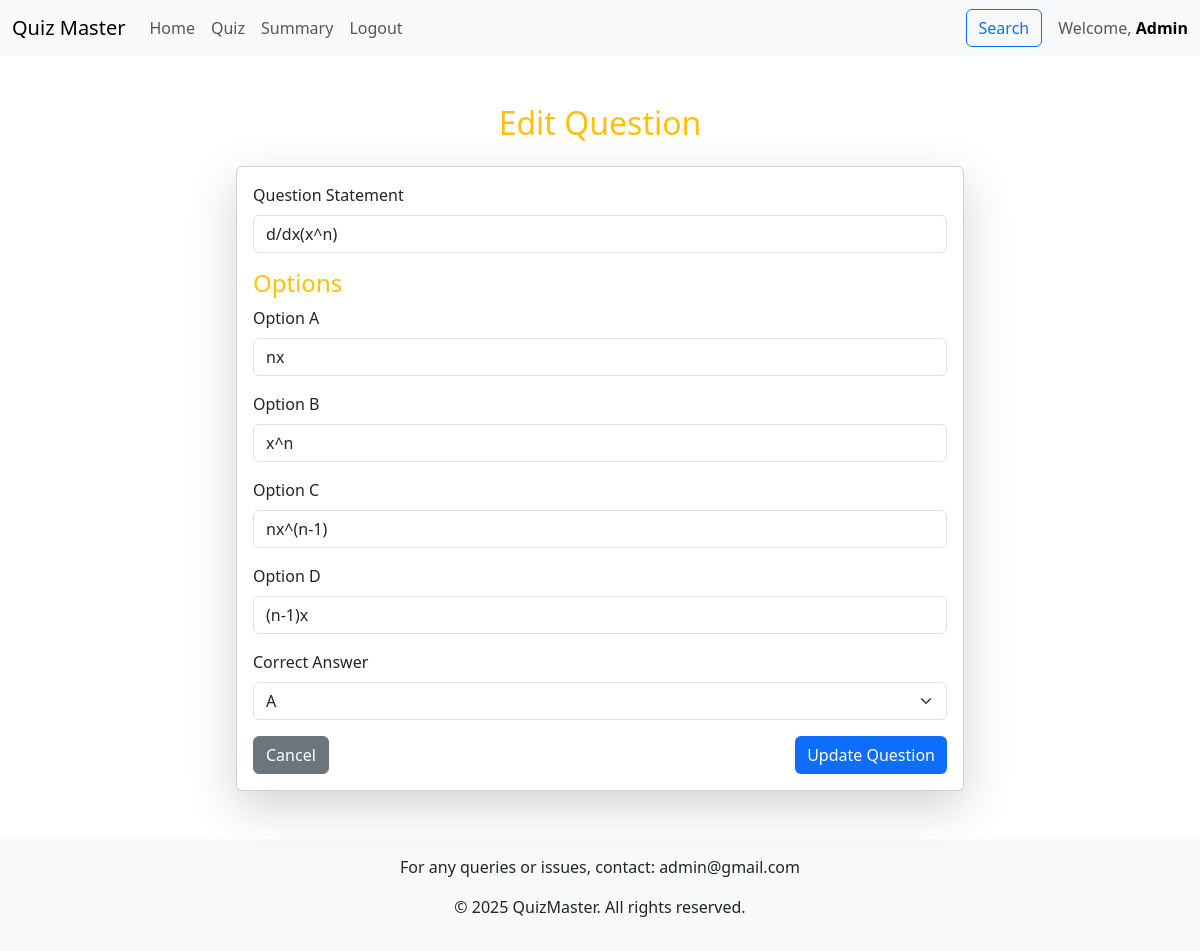
Page /dashboard/quiz_management/edit_question/1 (signed in) on the committed database.
### models.py (models this page shows, shortened)
class User(db.Model):
    id = db.Column(db.Integer, primary_key=True)
    username = db.Column(db.String(120), unique=True, nullable=False)
    password_hash = db.Column(db.String(120), nullable=False)
    full_name = db.Column(db.String(100))
    qualification = db.Column(db.String(100))
    dob = db.Column(db.Date)
    role = db.Column(db.Enum("user", "admin", name="user_roles"), default="user",)
    created_at = db.Column(db.DateTime, default=datetime.now(timezone.utc))
    scores = db.relationship('Score', backref='user', lazy=True, cascade="all, delete-orphan")

class Question(db.Model):
    id = db.Column(db.Integer, primary_key=True)
    quiz_id = db.Column(db.Integer, db.ForeignKey('quiz.id'), nullable=False)
    question_statement = db.Column(db.String(255), nullable=False, unique=True)
    option1 = db.Column(db.String(100), nullable=False)
    option2 = db.Column(db.String(100), nullable=False)
    option3 = db.Column(db.String(100), nullable=False)
    option4 = db.Column(db.String(100), nullable=False)
    correct_option = db.Column(db.String(100), nullable=False)

### controllers/controllers_admin.py (the view)
@app.route("/dashboard/quiz_management/edit_question/<int:question_id>", methods=["GET","POST"])
@auth_required
@auth_required_admin
def edit_question(question_id):
     user=User.query.get(session["user_id"])
     question=Question.query.filter_by(id=question_id).first()
     if request.method=="POST":
         question.question_statement=request.form.get("question_statement")
         question.option1=request.form.get("option1")
         question.option2=request.form.get("option2")
         question.option3=request.form.get("option3")
         question.option4=request.form.get("option4")
         question.correct_option=request.form.get("correct_option")
         db.session.commit()
         flash('Question updated successfully!', 'success')
         return redirect(request.referrer)
     else:
        return render_template("edit_question.html",user=user,question=question)

### controllers/controllers_admin.py (called while the page is built)
def auth_required(func):
    @wraps(func)
    def inner(*args, **kwargs):
        if "user_id" in session:
            return func(*args, **kwargs)
        else:
            flash("Please login to continue")
            return redirect(url_for("index"))
    return inner

def auth_required_admin(func):
    @wraps(func)
    def inner(*args, **kwargs):
        user=User.query.get(session["user_id"])
        if user.role=="admin":
            return func(*args, **kwargs)
        else:
            flash("Unauthorised")
            return redirect(url_for("dashboard"))
    return inner

### templates/edit_question.html (shortened to what this page needs)
{% extends "base.html" %}
{% block content %}
<div class="container mt-5 d-flex flex-column align-items-center">
    <div class="col-md-8">
        <h2 class="text-center text-warning mb-4">Edit Question</h2>
        <div class="card shadow-lg">
            <div class="card-body">
                <form action="{{ url_for('edit_question', question_id=question.id) }}" method="POST">
                    <div class="mb-3">
                        <label for="question_statement" class="form-label">Question Statement</label>
                        <input type="text" id="question_statement" name="question_statement"
                               class="form-control" value="{{ question.question_statement }}" required>
                    </div>
                    <h4 class="text-primary">Options</h4>
                    <div class="mb-3">
                        <label for="option1" class="form-label">Option A</label>
                        <input type="text" id="option1" name="option1" class="form-control"
                               value="{{ question.option1 }}" required>
                    </div>
                    <div class="mb-3">
                        <label for="option2" class="form-label">Option B</label>
                        <input type="text" id="option2" name="option2" class="form-control"
                               value="{{ question.option2 }}" required>
                    </div>
                    <div class="mb-3">
                        <label for="option3" class="form-label">Option C</label>
                        <input type="text" id="option3" name="option3" class="form-control"
                               value="{{ question.option3 }}" required>
                    </div>
                    <div class="mb-3">
                        <label for="option4" class="form-label">Option D</label>
                        <input type="text" id="option4" name="option4" class="form-control"
                               value="{{ question.option4 }}" required>
                    </div>
                    <div class="mb-3">
                        <label for="correct_option" class="form-label">Correct Answer</label>
                        <select id="correct_option" name="correct_option" class="form-select" required>
                            <option value="1" {% if question.correct_option == "A" %}selected{% endif %}>A</option>
                        </select>
                    </div>
                    <div class="d-flex justify-content-between">
                        <a href="{{ url_for('dashboard') }}" class="btn btn-secondary">Cancel</a>
                        <button type="submit" class="btn btn-primary">Update Question</button>
                    </div>
                </form>
            </div>
        </div>
    </div>
</div>
{% endblock %}

### templates/navbar.html (shortened to what this page needs)
<nav class="navbar navbar-expand-lg navbar-light bg-light">
    <div class="container-fluid">
        <a class="navbar-brand" href="/">Quiz Master</a>
        <div class="collapse navbar-collapse" id="navbarNav">
            <ul class="navbar-nav me-auto">
                {% if 'user_id' in session %}
                <li class="nav-item">
                    <a class="nav-link" href="/dashboard">Home</a>
                </li>
                {% if user.role=="user" %}
                <li class="nav-item">
                    <a class="nav-link" href="/dashboard/scores/{{user.id}}">Scores</a>
                </li>
                {% else %}
                <li class="nav-item">
                    <a class="nav-link" href="/dashboard/quiz_management">Quiz</a>
                </li>
                {% endif %}
                <li class="nav-item">
                    <a class="nav-link" href="/summary">Summary</a>
                </li>
                <li class="nav-item">
                    <a class="nav-link" href="/logout">Logout</a>
                </li>
                {% endif %}
            </ul>
            {% if 'user_id' in session %}
            <div class="d-flex align-items-center">
                <a class="nav-link me-3" href="/search">
                    <button class="btn btn-outline-primary">Search</button>
                </a>
                <span class="navbar-text">
                    Welcome, <a class="fw-bold text-decoration-none" href="/profile">{{ user.role | capitalize }}</a>
                </span>
            </div>
            {% endif %}
        </div>
    </div>
</nav>

### static/styles/styles.css (style rules this page uses)
.card { transition: transform 0.2s ease; }
.btn-primary { border: none; transition: all 0.3s ease; }
.text-primary { color: #FFC107 !important; }

### rows in the picture
User: role "Admin"
Question: question_statement "d/dx(x^n)", option1 "nx", option2 "x^n", option3 "nx^(n-1)", option4 "(n-1)x"
